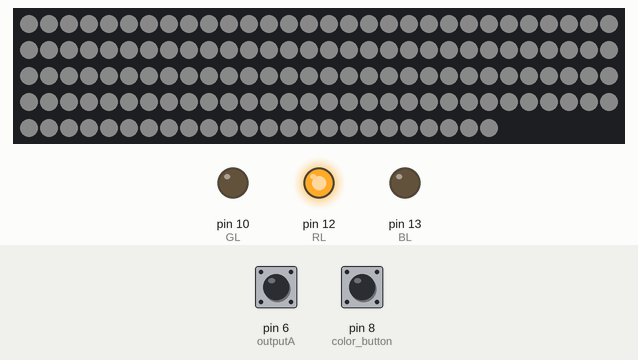
Recording of a sketch running on a simulated Arduino Uno, built with avr-gcc and run on an emulated ATmega328P. Parts: 144 RGB LEDs in strip order, left to right, continuing on the next row, output pins drawn as LEDs (lit = HIGH). Dashed ring = blinking. Inputs (shaded band) come from the test bench; at power-on: pin 8 (color_button) HIGH, pin 6 (outputA) HIGH. Dim RGB values are drawn brighter than linear; pins used as bus, display or sensor lines are not drawn.

Above: at 3.7 s.
5.1 s: pin 8 (color_button) pulled LOW for 3.2 s
At 9.5 s:
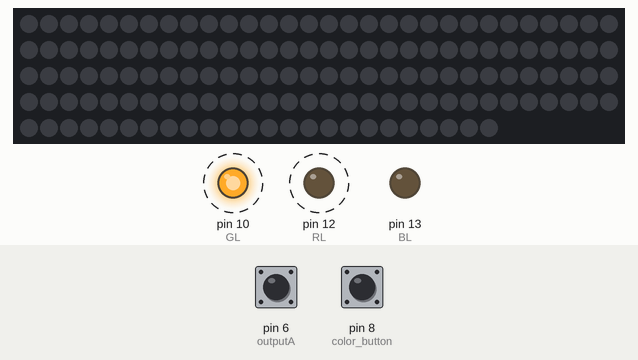
9.8 s: pin 8 (color_button) pulled LOW for 0.15 s
At 11.1 s:
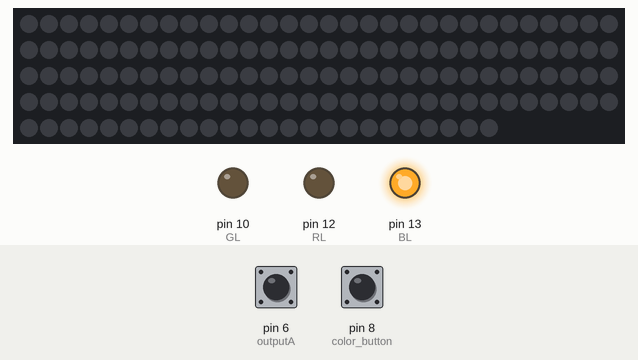
11.8 s: pin 8 (color_button) pulled LOW for 1 s
At 12.6 s:
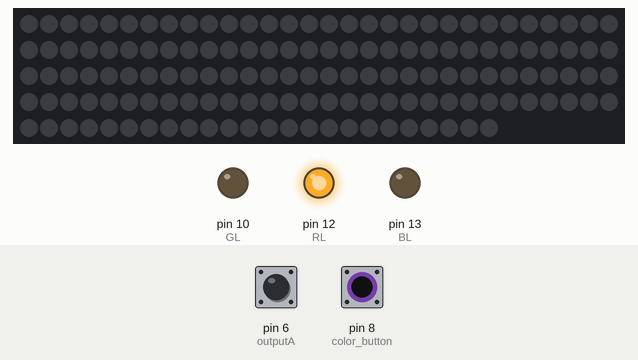
Timing chart, 0 to 14.8 s (numbered marks = the images above; inputs shaded):
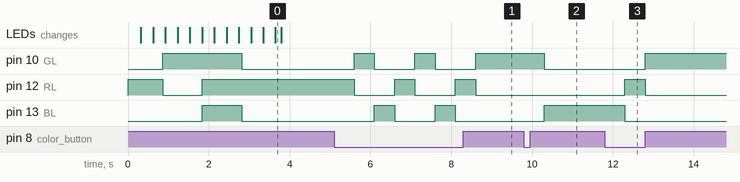

The sketch:

COlo02500.ino
```cpp
#include <SoftwareSerial.h>
#include "FastLED.h"

SoftwareSerial mySerial(5, 4); //Define PIN11 & PIN12 as RX and TX pins


#define LED_PIN 11
#define COLOR_ORDER GRB
#define NUM_LEDS 144
int whiteLed = 0;
#define outputA 6
#define outputB 7
#define color_button 8
 #define RL 12
 #define GL 10
 #define BL 13
CRGB leds[NUM_LEDS];
 int aState;
 int aLastState;
 int color_s = 1;

 int redInt =0;
 int greenInt = 0;
 int blueInt = 0;

String RGBv = "";
String RGB_Previous = "255.255.255";
String ON = "ON";
String OFF = "OFF";
boolean RGB_Completed = false;
boolean chng = false;

void setColor(int red, int green, int blue);

void setup() {
  FastLED.addLeds<WS2812, LED_PIN, COLOR_ORDER>(leds, NUM_LEDS);
  FastLED.setBrightness(125);

  mySerial.begin(9600);
  RGBv.reserve(30);
  pinMode(color_button, INPUT_PULLUP);

  pinMode (outputA,INPUT);
  pinMode (outputB,INPUT);

  aLastState = digitalRead(outputA);

  pinMode(4, OUTPUT);

  pinMode(RL, OUTPUT);
  pinMode(BL, OUTPUT);
  pinMode(GL, OUTPUT);
  digitalWrite(RL,HIGH);
  digitalWrite(BL,LOW);
  digitalWrite(GL,LOW);
  digitalWrite(4,HIGH);

  digitalWrite(RL,HIGH);
  for (whiteLed = NUM_LEDS; whiteLed > -1; whiteLed = whiteLed - 1)
  {
  leds[whiteLed] = CRGB( 125, 0, 0);
  FastLED.show();
  delay(1);
  }
  digitalWrite(RL,LOW);

  digitalWrite(GL,HIGH);
  for (whiteLed = 0; whiteLed < NUM_LEDS; whiteLed = whiteLed + 1) {
    leds[whiteLed] = CRGB( 0, 125, 0);
    FastLED.show();
    delay(1);
  }
  digitalWrite(GL,LOW);

  digitalWrite(BL,HIGH);
  for (whiteLed = NUM_LEDS; whiteLed > -1; whiteLed = whiteLed - 1) {
   leds[whiteLed] = CRGB( 0, 0, 125);
   FastLED.show();
   delay(1);
  }
  digitalWrite(BL,LOW);

  digitalWrite(RL,HIGH);
  digitalWrite(GL,HIGH);
  digitalWrite(BL,HIGH);
  for (whiteLed = 0; whiteLed < 144; whiteLed = whiteLed + 1) {
    leds[whiteLed] = CRGB( 125, 125, 125);
    FastLED.show();
    delay(1);
  }
  digitalWrite(RL,HIGH);
  digitalWrite(GL,LOW);
  digitalWrite(BL,LOW);


  for (int i = 125; i > -1; i = i - 1)
  {
    for (whiteLed = 0; whiteLed < 144; whiteLed = whiteLed + 1)
    {
    leds[whiteLed] = CRGB( i, i, i);
    }
  FastLED.show();
  delay(2);
  FastLED.setBrightness(125);
}

}

void loop() {
 if(!digitalRead(color_button))
   {
    delay(500);
    Serial.print("Colour selected : ");
    color_s++;
    if(color_s>3)
    color_s=1;
    Serial.println(color_s);
    if(color_s==1)
    {
    digitalWrite(RL,HIGH);
    digitalWrite(BL,LOW);
    digitalWrite(GL,LOW);
    }
   if(color_s==2)
    {
    digitalWrite(RL,LOW);
    digitalWrite(BL,LOW);
    digitalWrite(GL,HIGH);
    }
    if(color_s==3)
    {
    digitalWrite(RL,LOW);
    digitalWrite(BL,HIGH);
    digitalWrite(GL,LOW);
    }
   }

aState = digitalRead(outputA); // Reads the "current" state of the outputA
   // If the previous and the current state of the outputA are different, that means a Pulse has occured
   if (aState != aLastState){
     int Rcounter = redInt;
     int Gcounter = greenInt;
     int Bcounter = blueInt;
     // If the outputB state is different to the outputA state, that means the encoder is rotating clockwise
     if (digitalRead(outputB) != aState) {
      if(color_s==1)
      { Rcounter= Rcounter+10;
       Rcounter = constrain(Rcounter, 0, 255);}
        if(color_s==2)
      { Gcounter= Gcounter+10;
       Gcounter = constrain(Gcounter, 0, 255);}
        if(color_s==3)
      { Bcounter= Bcounter+10;
       Bcounter = constrain(Bcounter, 0, 255);}
     } else {
         if(color_s==1)
      { Rcounter= Rcounter-10;
       Rcounter = constrain(Rcounter, 0, 255);}
        if(color_s==2)
      { Gcounter= Gcounter-10;
       Gcounter = constrain(Gcounter, 0, 255);}
        if(color_s==3)
      { Bcounter= Bcounter-10;
       Bcounter = constrain(Bcounter, 0, 255);}
     }
     redInt = Rcounter;
     greenInt = Gcounter;
     blueInt = Bcounter;
     setColor(redInt, greenInt, blueInt);

   }
   aLastState = aState;

 while(mySerial.available() || (chng == 1))
  {
    char ReadChar = (char)mySerial.read();

    if(ReadChar == ')'){
      RGB_Completed = true;
    }else{
       RGBv += ReadChar;
    }
    delay(1);
  }

  if(RGB_Completed){
      if(RGBv==ON){
          RGBv = RGB_Previous;
          Light_RGB_LED();
      }else if(RGBv==OFF){
          RGBv = "0.0.0";
          Light_RGB_LED();
      }else{
          Light_RGB_LED();
          RGB_Previous = RGBv;
      }
      RGBv = "";
      RGB_Completed = false;
  }
}

void Light_RGB_LED(){

  int SP1 = RGBv.indexOf(' ');
  int SP2 = RGBv.indexOf(' ', SP1+1);
  int SP3 = RGBv.indexOf(' ', SP2+1);
  String R = RGBv.substring(0, SP1);
  String G = RGBv.substring(SP1+1, SP2);
  String B = RGBv.substring(SP2+1, SP3);


  setColor(R.toInt(),G.toInt(),B.toInt());

}

void setColor(int red, int green, int blue)
{
  for(whiteLed=0; whiteLed < 145; whiteLed++)
  {
   // leds[whiteLed] = CRGB( red, green, blue);
  }
  FastLED.show();
}
```

Measured:
- after the input at 5.1 s, pin 10 (GL), pin 12 (RL): alternates HIGH for 0.50 s and LOW for 1.0 s, starting after 0.50 s; pin 13 (BL): alternates HIGH for 0.50 s and LOW for 1.0 s, starting after 1.0 s
- after the input at 9.8 s, pin 10 (GL): HIGH → LOW after 0.50 s; pin 13 (BL): LOW → HIGH after 0.50 s
- after the input at 11.8 s, pin 10 (GL): LOW → HIGH after 1.0 s; pin 12 (RL): LOW → HIGH after 0.50 s, → LOW 0.50 s later; pin 13 (BL): HIGH → LOW after 0.50 s
